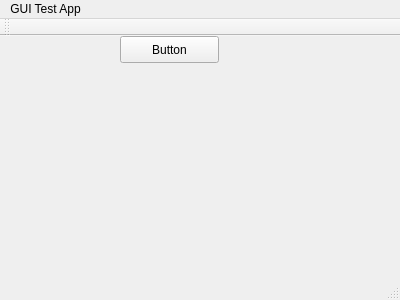
<?xml version="1.0" encoding="UTF-8"?>
<ui version="4.0">
 <class>MainWindow</class>
 <widget class="QMainWindow" name="MainWindow">
  <property name="geometry">
   <rect>
    <x>0</x>
    <y>0</y>
    <width>400</width>
    <height>300</height>
   </rect>
  </property>
  <property name="windowTitle">
   <string>MainWindow</string>
  </property>
  <widget class="QWidget" name="centralWidget">
   <widget class="QPushButton" name="testButton">
    <property name="geometry">
     <rect>
      <x>120</x>
      <y>0</y>
      <width>99</width>
      <height>27</height>
     </rect>
    </property>
    <property name="text">
     <string>Button</string>
    </property>
   </widget>
  </widget>
  <widget class="QMenuBar" name="menuBar">
   <property name="geometry">
    <rect>
     <x>0</x>
     <y>0</y>
     <width>400</width>
     <height>25</height>
    </rect>
   </property>
   <widget class="QMenu" name="menuGUI_Test_App">
    <property name="title">
     <string>GUI Test App</string>
    </property>
   </widget>
   <addaction name="menuGUI_Test_App"/>
  </widget>
  <widget class="QToolBar" name="mainToolBar">
   <attribute name="toolBarArea">
    <enum>TopToolBarArea</enum>
   </attribute>
   <attribute name="toolBarBreak">
    <bool>false</bool>
   </attribute>
  </widget>
  <widget class="QStatusBar" name="statusBar"/>
 </widget>
 <layoutdefault spacing="6" margin="11"/>
 <resources/>
 <connections/>
</ui>
